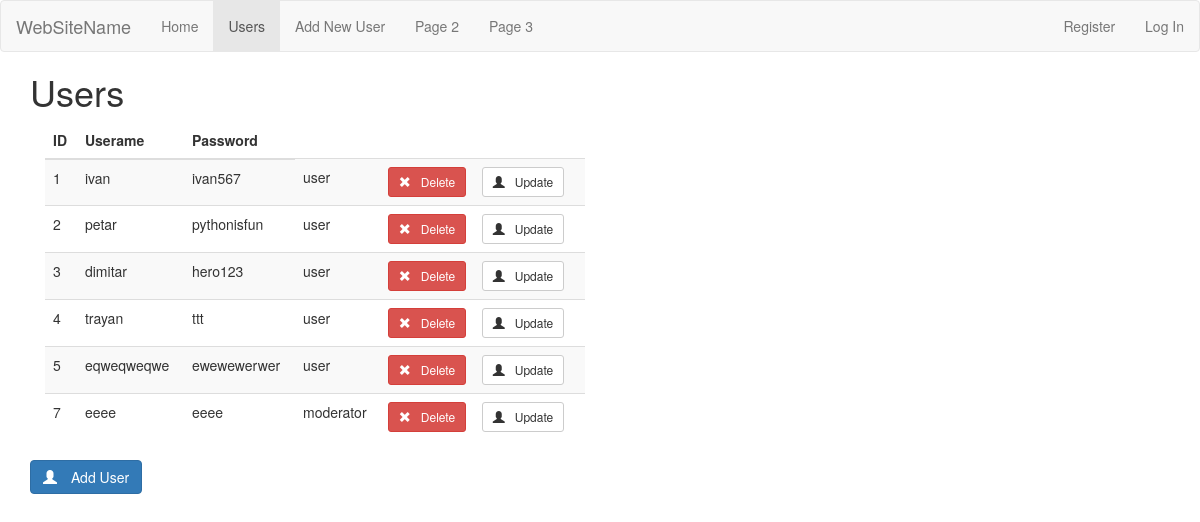
The app's page /users, older data.
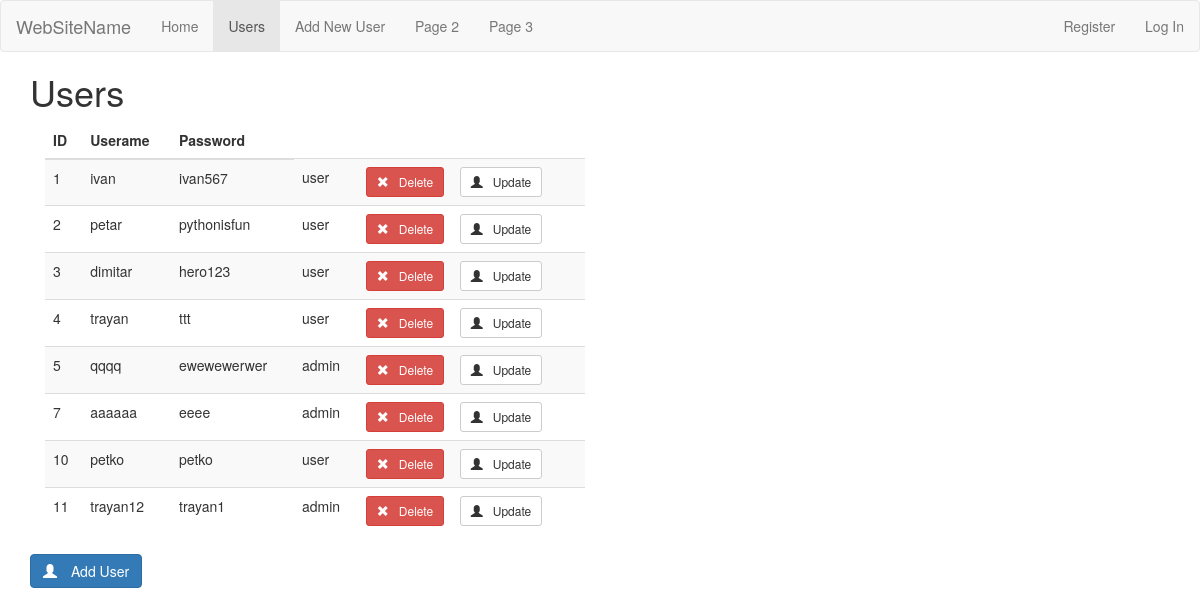
The same page, newer data.
### tables this page shows
CREATE TABLE user (
  id INTEGER PRIMARY KEY AUTOINCREMENT,
  username TEXT UNIQUE NOT NULL,
  password TEXT NOT NULL,
  role TEXT NOT NULL DEFAULT 'user'
);

### server.py (the view)
@app.route('/users')
def users():
    g.active_url = '/users'
    db = get_db()
    users = get_all_users()
    print_users(users)
    return render_template('user/users.html', users=users)

### server.py (called while the page is built)
def get_db():
    if 'db' not in g:
        g.db = sqlite3.connect(DATABASE, detect_types=sqlite3.PARSE_DECLTYPES)
        g.db.row_factory = sqlite3.Row
    return g.db

def get_all_users():
    users = g.db.execute('SELECT * FROM user').fetchall()
    return users

def print_user(user):
    print('ID: ', user['id'], ', username: ', user['username'], ', password: ', user['password'],
              ', role: ', user['role'])

def print_users(user_list):
    for user in user_list:
        print_user(user)

### templates/user/users.html
{% extends 'base.html' %}
{% block header %}
    <h1 class="container">{% block title %}Users{% endblock %}</h1>
{% endblock %}
{% block content %}
<section class="user col-sm-6">
    <table class="table table-striped">
        <thead>
        <tr>
            <th>ID</th>
            <th>Userame</th>
            <th>Password</th>
        </tr>
        </thead>
        <tbody>
            {% for user in users %}
            <tr>
                <td>{{ user['id'] }}</td>
                <td>{{ user['username'] }}</td>
                <td>{{ user['password'] }}</td>
                <td>{{ user['role'] }}</td>
                <td>
                    <form action="{{ url_for('delete_user', id=user['id']) }}" method="POST">
                        <button class="btn btn-sm btn-danger" type="submit">
                            <span class="glyphicon glyphicon-remove" style="padding-right: 10px"></span>Delete
                        </button>
                    </form>
                    <a href="{{ url_for('edit_user', id=user['id']) }}" class="btn btn-sm btn-default" type="submit">
                        <span class="glyphicon glyphicon-user" style="padding-right: 10px"></span>Update
                    </a>
                </td>
            </tr>
            {% endfor %}
        </tbody>
    </table>
    <div class="row">
        <a href="/users/add" class="btn btn-primary">
            <span class="glyphicon glyphicon-user" style="padding-right: 10px"></span> Add User
        </a>
    </div>
</section>
{% endblock %}

### templates/base.html (shortened to what this page needs)
<!doctype html>
<html>
<head>
    <link rel="stylesheet" href="/static/css/bootstrap.min.css"/>
    <link rel="stylesheet" href="/static/css/custom.css"/>
</head>
<body>
<nav class="navbar navbar-default">
    <div class="container-fluid">
        <div class="navbar-header">
            <a class="navbar-brand" href="#">WebSiteName</a>
        </div>
        <ul class="nav navbar-nav">
            <li {% if g.active_url=='/' %} class="active" {% endif %}>
                <a href="/">Home</a>
            </li>
            <li {% if g.active_url=='/users' %} class="active" {% endif %}>
                <a href="/users">Users</a>
            </li>
            <li {% if g.active_url=='/users/add' %} class="active" {% endif %}>
                <a href="/users/add">Add New User</a>
            </li>
            <li><a href="#">Page 2</a></li>
            <li><a href="#">Page 3</a></li>
        </ul>
        <ul class="nav navbar-nav navbar-right">
        {% if session.get('user') %}
            <li><a class="logged-user" href="#">{{ session.get('user')['username'] + ' : ' + session.get('user')['role'] }}</a></li>
            <li><a href="{{ url_for('logout') }}">Log Out</a></li>
        {% else %}
            <li><a href="{{ url_for('register') }}">Register</a></li>
            <li><a href="{{ url_for('login') }}">Log In</a></li>
        {% endif %}
        </ul>
    </div>
</nav>
<header>
    {% block header %}{% endblock %}
</header>
<section class="container">
    {% block content %}{% endblock %}
</section>
</body>
</html>

### static/css/custom.css (style rules this page uses)
nav.navbar { margin-bottom:0; }
td form { display: inline-block; width: 90px; }

Row changes from the older to the newer data that the page shows:
changed user "ewewewerwer": username "eqweqweqwe" → "qqqq"; role "user" → "admin"
changed user "eeee": username "eeee" → "aaaaaa"; role "moderator" → "admin"
added user: id "10", username "petko", password "petko", role "user"
added user: id "11", username "trayan12", password "trayan1", role "admin"
